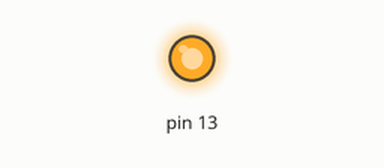
Recording of a sketch running on a simulated Arduino Uno, built with avr-gcc and run on an emulated ATmega328P. Parts: output pins drawn as LEDs (lit = HIGH).

Above: at 0.2 s.
At 24.0 s:
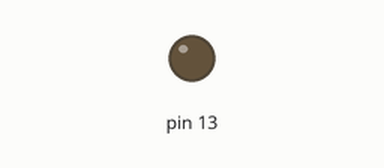
Timing chart, 0 to 32.5 s (numbered marks = the images above):
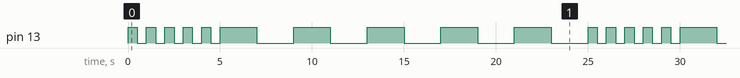

Measured:
- by itself, pin 13: repeats every 25.0 s: 4 × (LOW 0.50 s, HIGH 0.50 s), LOW 0.50 s, 5 × (HIGH 2.0 s, LOW 2.0 s), HIGH 0.50 s
- by itself, everything shown: repeats every 25.0 s, in 20 steps

The sketch:

blink_led_review2.ino
```cpp
void setup(){
pinMode(13, OUTPUT);
}
void loop() {
  int i=0;
  while (i<5){
    digitalWrite(13, HIGH);
    delay(500);
    digitalWrite(13, LOW);
    delay(500);
    i++;
  }
  i=0;
  while (i<5){
    digitalWrite(13, HIGH);
    delay(2000);
    digitalWrite(13, LOW);
    delay(2000);
    i++;
  }
 }
```
